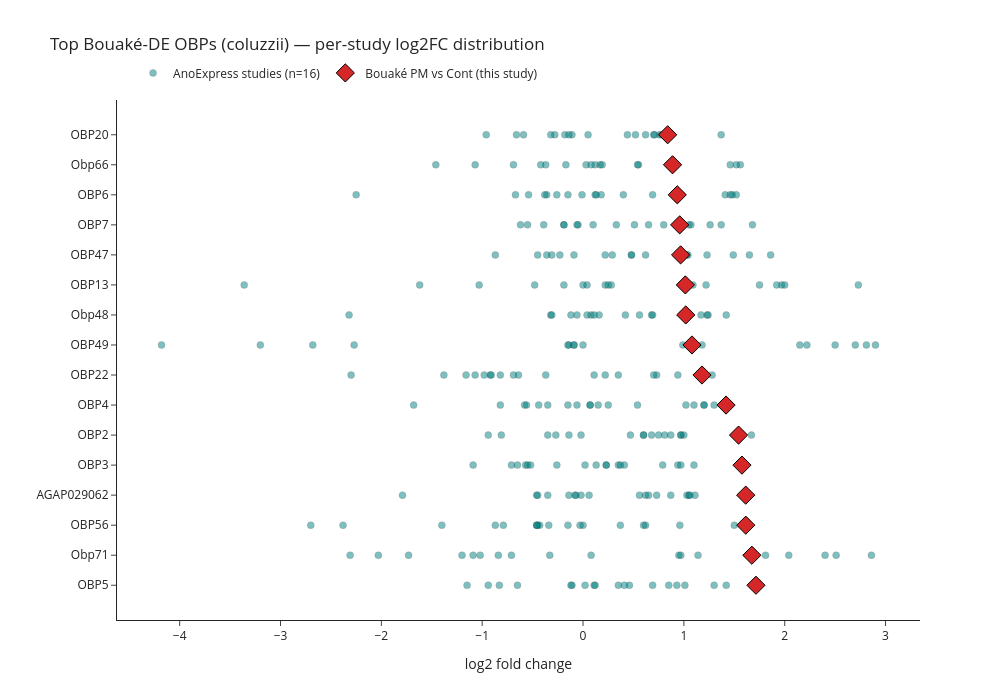

Source (notebook cell):
### Code cell
# Strip plot of per-study log2FC for top Bouaké-sig OBPs
obp_sig = obp_joined[obp_joined["bouake_sig_up"]].sort_values("log2FoldChange", ascending=False).head(20)
top_ids = obp_sig["GeneID"].tolist()
sub = fc.loc[[g for g in top_ids if g in fc.index]].copy()
sub["GeneID"] = sub.index
long = sub.melt(id_vars="GeneID", var_name="study", value_name="log2FC")

bouake_pm = obp_sig.set_index("GeneID").loc[[g for g in top_ids if g in sub.index], ["GeneName","log2FoldChange"]]
bouake_pm_long = bouake_pm.reset_index().assign(study="Bouaké PM vs Cont (this study)").rename(columns={"log2FoldChange":"log2FC"})[["GeneID","study","log2FC"]]
long2 = pd.concat([long, bouake_pm_long], ignore_index=True)

label_map = bouake_pm.reset_index().set_index("GeneID")["GeneName"].to_dict()
long2["label"] = long2["GeneID"].map(lambda g: label_map.get(g) if isinstance(label_map.get(g), str) else g)
gene_order = bouake_pm.reset_index().sort_values("log2FoldChange", ascending=True)["GeneID"].tolist()
long2["label"] = pd.Categorical(
    long2["label"],
    categories=[label_map.get(g) if isinstance(label_map.get(g), str) else g for g in gene_order],
    ordered=True,
)
long2["is_bouake"] = long2["study"].str.contains("Bouaké PM")

fig = go.Figure()
fig.add_trace(go.Scatter(
    x=long2.loc[~long2["is_bouake"],"log2FC"],
    y=long2.loc[~long2["is_bouake"],"label"],
    mode="markers",
    name=f"AnoExpress studies (n={len(other_cols)})",
    marker=dict(size=7, color="teal", opacity=0.5, line=dict(color="black",width=0.3)),
    hovertext=long2.loc[~long2["is_bouake"],"study"],
    hovertemplate="%{hovertext}<br>log2FC: %{x:.2f}<extra></extra>",
))
fig.add_trace(go.Scatter(
    x=long2.loc[long2["is_bouake"],"log2FC"],
    y=long2.loc[long2["is_bouake"],"label"],
    mode="markers",
    name="Bouaké PM vs Cont (this study)",
    marker=dict(size=14, color="#d62728", symbol="diamond", line=dict(color="black",width=1)),
))
fig.add_vline(x=0, line_color="grey", line_dash="dot")
fig.update_layout(
    title="Top Bouaké-DE OBPs (coluzzii) — per-study log2FC distribution",
    xaxis_title="log2 fold change", yaxis_title="",
    template="simple_white", width=1000, height=700,
    legend=dict(x=0.02, y=1.08, orientation="h"),
)
fig.write_html("figures_ms/b3_obp_strip.html")
fig.write_image("figures_ms/b3_obp_strip.png", scale=2)
fig.show()

### Figure 1 — Plotly figure (JSON) as saved in the notebook; plotly's stock layout.template omitted (floating-point values rounded to 4 significant figures; data arrays with more than 128 entries replaced by an {"elided": "..."} marker saying what was removed)
{"data": [{"hovertemplate": "%{hovertext}<br>log2FC: %{x:.2f}<extra></extra>", "hovertext": {"elided": "288 str values"}, "marker": {"color": "teal", "line": {"color": "black", "width": 0.3}, "opacity": 0.5, "size": 7}, "mode": "markers", "name": "AnoExpress studies (n=16)", "type": "scatter", "x": {"elided": "288 float values"}, "y": {"elided": "288 str values"}}, {"marker": {"color": "#d62728", "line": {"color": "black", "width": 1}, "size": 14, "symbol": "diamond"}, "mode": "markers", "name": "Bouaké PM vs Cont (this study)", "type": "scatter", "x": [1.715, 1.674, 1.614, 1.613, 1.576, 1.542, 1.418, 1.18, 1.08, 1.018, 1.015, 0.9675, 0.9586, 0.9345, 0.8876, 0.8394], "y": ["OBP5", "Obp71", "OBP56", "AGAP029062", "OBP3", "OBP2", "OBP4", "OBP22", "OBP49", "Obp48", "OBP13", "OBP47", "OBP7", "OBP6", "Obp66", "OBP20"]}], "layout": {"height": 700, "legend": {"orientation": "h", "x": 0.02, "y": 1.08}, "shapes": [{"line": {"color": "grey", "dash": "dot"}, "type": "line", "x0": 0, "x1": 0, "xref": "x", "y0": 0, "y1": 1, "yref": "y domain"}], "title": {"text": "Top Bouaké-DE OBPs (coluzzii) — per-study log2FC distribution"}, "width": 1000, "xaxis": {"title": {"text": "log2 fold change"}}, "yaxis": {"title": {"text": ""}}}}
